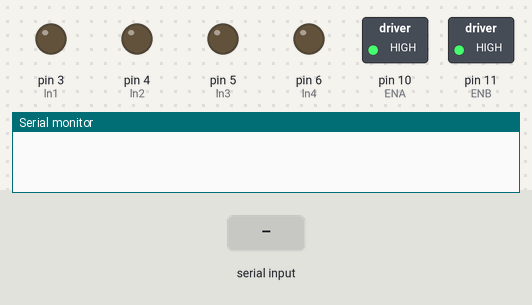
Bench run of a sketch on a simulated Arduino Uno, built with avr-gcc and run on an emulated ATmega328P. Shown: switched loads named in the sketch (green lamp = pin HIGH), output pins drawn as LEDs (lit = HIGH), the last lines printed to the serial monitor. Inputs (shaded band) come from the test bench.

Above: at 1.2 s.
1.3 s: "F" received over the second serial link
At 2.5 s:
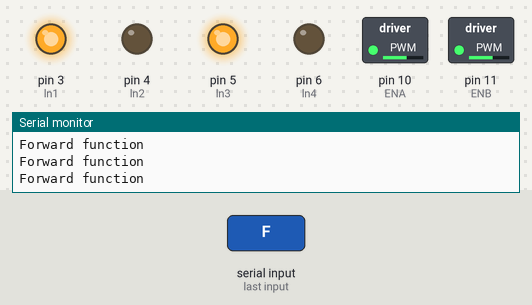
2.8 s: "B" received over the second serial link
At 3.9 s:
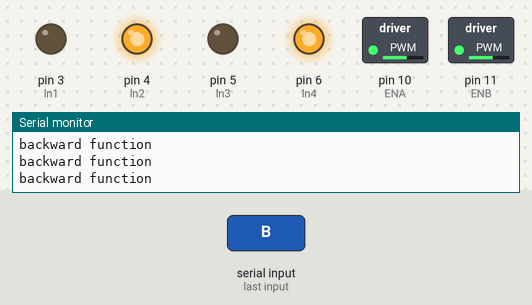
4.3 s: "L" received over the second serial link
At 5.0 s:
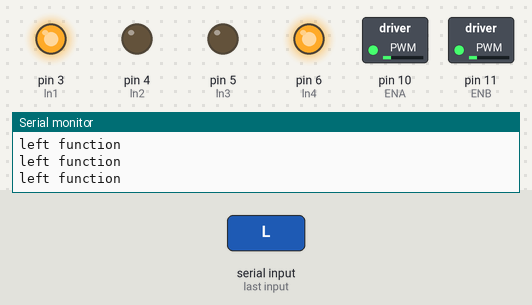
5.8 s: "R" received over the second serial link
At 6.9 s:
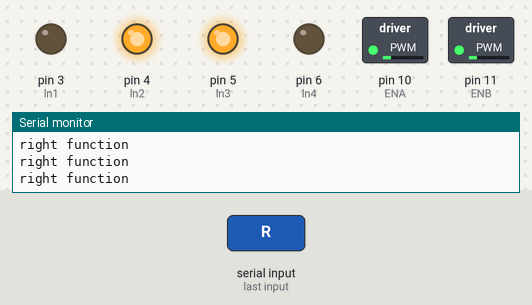
7.3 s: "S" received over the second serial link
At 8.1 s:
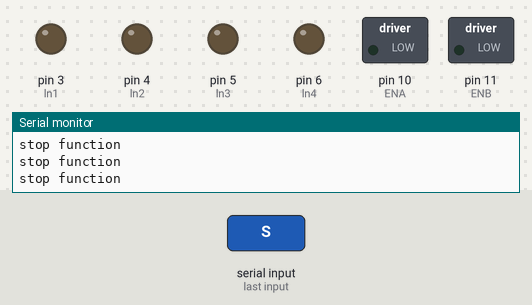
Timing chart, 0 to 9.8 s (numbered marks = the images above; inputs shaded):
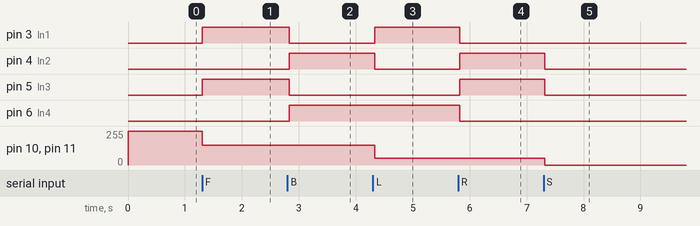

Measured:
- after the input at 1.3 s, pin 3 (ln1), pin 5 (ln3): LOW → HIGH at once; pin 10 (ENA), pin 11 (ENB): 255/255 → 150/255 at once
- after the input at 2.8 s, pin 3 (ln1), pin 5 (ln3): HIGH → LOW at once; pin 4 (ln2), pin 6 (ln4): LOW → HIGH at once
- after the input at 4.3 s, pin 3 (ln1): LOW → HIGH at once; pin 4 (ln2): HIGH → LOW at once; pin 10 (ENA), pin 11 (ENB): 150/255 → 50/255 at once
- after the input at 5.8 s, pin 3 (ln1), pin 6 (ln4): HIGH → LOW at once; pin 4 (ln2), pin 5 (ln3): LOW → HIGH at once
- after the input at 7.3 s, pin 4 (ln2), pin 5 (ln3): HIGH → LOW at once; pin 10 (ENA), pin 11 (ENB): 50/255 → 0/255 at once

The sketch:

Robot_control_car.ino
```cpp
#include<SoftwareSerial.h>
#define ENA 10
#define ENB 11
#define ln1 3
#define ln2 4
#define ln3 5
#define ln4 6

SoftwareSerial mySerial(7, 8);
int bVal;
void setup() {
  mySerial.begin (9600);
  Serial.begin(9600);

  pinMode(ENA, OUTPUT);
  pinMode(ENB, OUTPUT);
  pinMode(ln1, OUTPUT);
  pinMode(ln2, OUTPUT);
  pinMode(ln3, OUTPUT);
  pinMode(ln4, OUTPUT);
  digitalWrite(ENA,HIGH);
  digitalWrite(ENB,HIGH);
}
void loop() {
  if (mySerial.available() > 0) {
    bVal = mySerial.read();
    Serial.println(bVal);
  }
  if (bVal == 70) {
    forward();
  }
  if (bVal == 66) {
    back();
  }
  if (bVal == 76) {
    left();
  }
  if (bVal == 82) {
    right();
  }
  if (bVal == 83) {
    stopp();
  }
}
void forward() {
  Serial.println("Forward function");
    analogWrite(ENA,150);
  analogWrite(ENB,150);
  digitalWrite(ln1, HIGH);
  digitalWrite(ln2, LOW);
  digitalWrite(ln3, HIGH);
  digitalWrite(ln4, LOW);
}
void back() {
    Serial.println("backward function");
      analogWrite(ENA,150);
  analogWrite(ENB,150);
  digitalWrite(ln1, LOW);
  digitalWrite(ln2, HIGH);
  digitalWrite(ln3, LOW);
  digitalWrite(ln4, HIGH);
}
void left()
{
    Serial.println("left function");
      analogWrite(ENA,50);
  analogWrite(ENB,50);
  digitalWrite(ln1, HIGH);
  digitalWrite(ln2, LOW);
  digitalWrite(ln3, LOW);
  digitalWrite(ln4, HIGH);
}
void right()
{
    Serial.println("right function");
      analogWrite(ENA,50);
  analogWrite(ENB,50);
  digitalWrite(ln1, LOW);
  digitalWrite(ln2, HIGH);
  digitalWrite(ln3, HIGH);
  digitalWrite(ln4, LOW);
}
void stopp()
{
    Serial.println("stop function");
      digitalWrite(ENA,LOW);
  digitalWrite(ENB,LOW);
  digitalWrite(ln1, LOW);
  digitalWrite(ln2, LOW
  );
  digitalWrite(ln3, LOW);
  digitalWrite(ln2, LOW);
}
```
